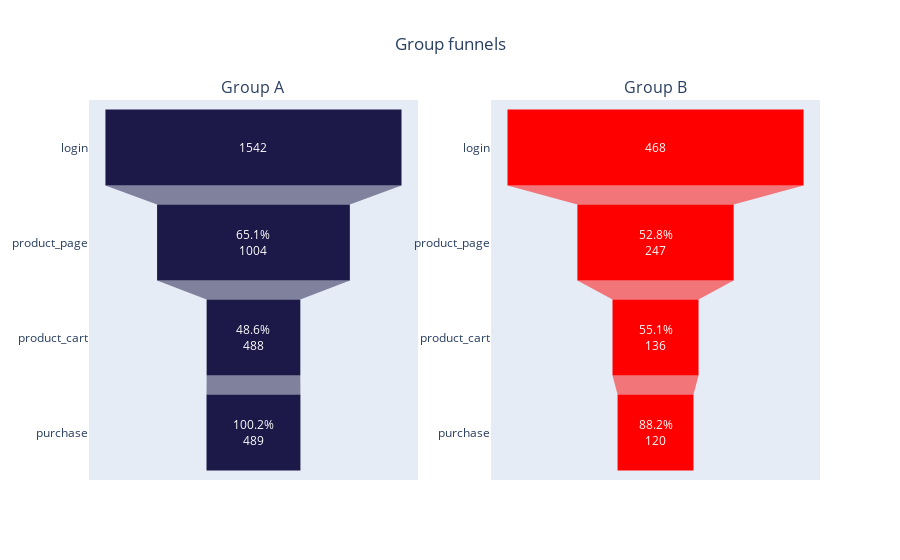

Notebook code for this chart:
### Markdown cell above
Так как в рамках A/B-тестирования проводился анализ улучшенной рекомендательной системы, можно предположить, что в контрольной группе A поведение пользователей было во многом случайным. Так, люди совершали больше действий для того, чтобы определить, что именно они хотели приобрести.

В свою очередь, тестовая группа B получала соответствующие их запросам рекомендации, что, вероятно, позволило оптимизировать клиентский путь.

### Code cell
# воронки
funnel_a = df[df['group'] == 'A'].pivot_table(index='event_name', values='user_id', 
                           aggfunc='nunique').reset_index()
funnel_a = funnel_a.reindex([0,2,1,3])
funnel_a = funnel_a.assign(previous_stage = lambda x: x['user_id'] / x['user_id'].shift() * 100).round(1) # доля предыдущего этапа
funnel_a = funnel_a.assign(user_loss = lambda x: (1 - x['user_id'] / x['user_id'].shift()) * 100).round(1) # потери
funnel_a['previous_stage'] = funnel_a['previous_stage'][funnel_a['previous_stage'].notna()].astype(str) + '%'


funnel_b = df[df['group'] == 'B'].pivot_table(index='event_name', values='user_id', 
                           aggfunc='nunique').reset_index()
funnel_b = funnel_b.reindex([0,2,1,3])
funnel_b = funnel_b.assign(previous_stage = lambda x: x['user_id'] / x['user_id'].shift() * 100).round(1) # доля предыдущего этапа
funnel_b = funnel_b.assign(user_loss = lambda x: (1 - x['user_id'] / x['user_id'].shift()) * 100).round(1) # потери
funnel_b['previous_stage'] = funnel_b['previous_stage'][funnel_b['previous_stage'].notna()].astype(str) + '%'


fig = make_subplots(rows=1, cols=2, subplot_titles=('Group A', 'Group B'))

fig.add_trace(
    go.Funnel(
    y = funnel_a['event_name'],
    x = funnel_a['user_id'],
    textposition = 'inside',
    text = funnel_a['previous_stage'],
    marker = {'color': '#1c1847'}),
    row=1, col=1)

fig.add_trace(
    go.Funnel(
    y = funnel_b['event_name'],
    x = funnel_b['user_id'],
    textposition = 'inside',
    text = funnel_b['previous_stage'],
    marker = {'color': '#ff0000'}),
    row=1, col=2)

fig.update_layout(showlegend=False,
                 title='Group funnels',
                 title_x = 0.5)
fig.show()

display(funnel_a)
display(funnel_b)

### Figure 1 — Plotly figure (JSON) as saved in the notebook; plotly's stock layout.template omitted (floating-point values rounded to 4 significant figures)
{"data": [{"marker": {"color": "#1c1847"}, "text": [null, "65.1%", "48.6%", "100.2%"], "textposition": "inside", "type": "funnel", "x": [1542, 1004, 488, 489], "xaxis": "x", "y": ["login", "product_page", "product_cart", "purchase"], "yaxis": "y"}, {"marker": {"color": "#ff0000"}, "text": [null, "52.8%", "55.1%", "88.2%"], "textposition": "inside", "type": "funnel", "x": [468, 247, 136, 120], "xaxis": "x2", "y": ["login", "product_page", "product_cart", "purchase"], "yaxis": "y2"}], "layout": {"annotations": [{"font": {"size": 16}, "showarrow": false, "text": "Group A", "x": 0.225, "xanchor": "center", "xref": "paper", "y": 1, "yanchor": "bottom", "yref": "paper"}, {"font": {"size": 16}, "showarrow": false, "text": "Group B", "x": 0.775, "xanchor": "center", "xref": "paper", "y": 1, "yanchor": "bottom", "yref": "paper"}], "showlegend": false, "title": {"text": "Group funnels", "x": 0.5}, "xaxis": {"anchor": "y", "domain": [0, 0.45]}, "xaxis2": {"anchor": "y2", "domain": [0.55, 1]}, "yaxis": {"anchor": "x", "domain": [0, 1]}, "yaxis2": {"anchor": "x2", "domain": [0, 1]}}}
